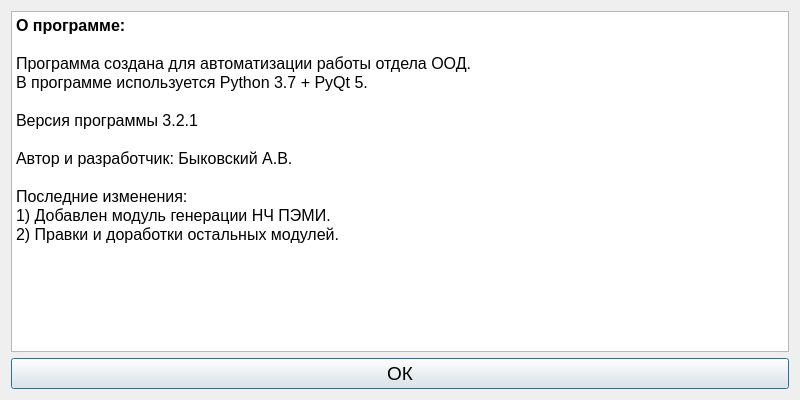
<?xml version="1.0" encoding="UTF-8"?>
<ui version="4.0">
 <class>Dialog</class>
 <widget class="QDialog" name="Dialog">
  <property name="geometry">
   <rect>
    <x>0</x>
    <y>0</y>
    <width>800</width>
    <height>400</height>
   </rect>
  </property>
  <property name="sizePolicy">
   <sizepolicy hsizetype="Fixed" vsizetype="Fixed">
    <horstretch>0</horstretch>
    <verstretch>0</verstretch>
   </sizepolicy>
  </property>
  <property name="minimumSize">
   <size>
    <width>800</width>
    <height>400</height>
   </size>
  </property>
  <property name="maximumSize">
   <size>
    <width>800</width>
    <height>400</height>
   </size>
  </property>
  <property name="windowTitle">
   <string>О программе</string>
  </property>
  <layout class="QGridLayout" name="gridLayout">
   <property name="sizeConstraint">
    <enum>QLayout::SetNoConstraint</enum>
   </property>
   <item row="1" column="0">
    <widget class="QTextBrowser" name="textBrowser">
     <property name="html">
      <string>&lt;!DOCTYPE HTML PUBLIC &quot;-//W3C//DTD HTML 4.0//EN&quot; &quot;http://www.w3.org/TR/REC-html40/strict.dtd&quot;&gt;
&lt;html&gt;&lt;head&gt;&lt;meta name=&quot;qrichtext&quot; content=&quot;1&quot; /&gt;&lt;style type=&quot;text/css&quot;&gt;
p, li { white-space: pre-wrap; }
&lt;/style&gt;&lt;/head&gt;&lt;body style=&quot; font-family:'MS Shell Dlg 2'; font-size:8.25pt; font-weight:400; font-style:normal;&quot;&gt;
&lt;p style=&quot; margin-top:0px; margin-bottom:0px; margin-left:0px; margin-right:0px; -qt-block-indent:0; text-indent:0px;&quot;&gt;&lt;span style=&quot; font-size:12pt; font-weight:600;&quot;&gt;О программе:&lt;/span&gt;&lt;/p&gt;
&lt;p style=&quot;-qt-paragraph-type:empty; margin-top:0px; margin-bottom:0px; margin-left:0px; margin-right:0px; -qt-block-indent:0; text-indent:0px; font-size:12pt; font-weight:600;&quot;&gt;&lt;br /&gt;&lt;/p&gt;
&lt;p style=&quot; margin-top:0px; margin-bottom:0px; margin-left:0px; margin-right:0px; -qt-block-indent:0; text-indent:0px;&quot;&gt;&lt;span style=&quot; font-size:12pt;&quot;&gt;Программа создана для автоматизации работы отдела ООД.&lt;/span&gt;&lt;/p&gt;
&lt;p style=&quot; margin-top:0px; margin-bottom:0px; margin-left:0px; margin-right:0px; -qt-block-indent:0; text-indent:0px;&quot;&gt;&lt;span style=&quot; font-size:12pt;&quot;&gt;В программе используется Python 3.7 + PyQt 5.&lt;/span&gt;&lt;/p&gt;
&lt;p style=&quot;-qt-paragraph-type:empty; margin-top:0px; margin-bottom:0px; margin-left:0px; margin-right:0px; -qt-block-indent:0; text-indent:0px; font-size:12pt;&quot;&gt;&lt;br /&gt;&lt;/p&gt;
&lt;p style=&quot; margin-top:0px; margin-bottom:0px; margin-left:0px; margin-right:0px; -qt-block-indent:0; text-indent:0px;&quot;&gt;&lt;span style=&quot; font-size:12pt;&quot;&gt;Версия программы 3.2.1&lt;/span&gt;&lt;/p&gt;
&lt;p style=&quot;-qt-paragraph-type:empty; margin-top:0px; margin-bottom:0px; margin-left:0px; margin-right:0px; -qt-block-indent:0; text-indent:0px; font-size:12pt;&quot;&gt;&lt;br /&gt;&lt;/p&gt;
&lt;p style=&quot; margin-top:0px; margin-bottom:0px; margin-left:0px; margin-right:0px; -qt-block-indent:0; text-indent:0px;&quot;&gt;&lt;span style=&quot; font-size:12pt;&quot;&gt;Автор и разработчик: Быковский А.В.&lt;/span&gt;&lt;/p&gt;
&lt;p style=&quot;-qt-paragraph-type:empty; margin-top:0px; margin-bottom:0px; margin-left:0px; margin-right:0px; -qt-block-indent:0; text-indent:0px; font-size:12pt;&quot;&gt;&lt;br /&gt;&lt;/p&gt;
&lt;p style=&quot; margin-top:0px; margin-bottom:0px; margin-left:0px; margin-right:0px; -qt-block-indent:0; text-indent:0px;&quot;&gt;&lt;span style=&quot; font-size:12pt;&quot;&gt;Последние изменения:&lt;/span&gt;&lt;/p&gt;
&lt;p style=&quot; margin-top:0px; margin-bottom:0px; margin-left:0px; margin-right:0px; -qt-block-indent:0; text-indent:0px;&quot;&gt;&lt;span style=&quot; font-size:12pt;&quot;&gt;1) Добавлен модуль генерации НЧ ПЭМИ.&lt;/span&gt;&lt;/p&gt;
&lt;p style=&quot; margin-top:0px; margin-bottom:0px; margin-left:0px; margin-right:0px; -qt-block-indent:0; text-indent:0px;&quot;&gt;&lt;span style=&quot; font-size:12pt;&quot;&gt;2) Правки и доработки остальных модулей.&lt;/span&gt;&lt;/p&gt;&lt;/body&gt;&lt;/html&gt;</string>
     </property>
    </widget>
   </item>
   <item row="2" column="0">
    <widget class="QPushButton" name="pushButton_ok">
     <property name="font">
      <font>
       <pointsize>14</pointsize>
      </font>
     </property>
     <property name="text">
      <string>ОК</string>
     </property>
    </widget>
   </item>
  </layout>
 </widget>
 <resources/>
 <connections>
  <connection>
   <sender>pushButton_ok</sender>
   <signal>clicked()</signal>
   <receiver>Dialog</receiver>
   <slot>close()</slot>
   <hints>
    <hint type="sourcelabel">
     <x>399</x>
     <y>370</y>
    </hint>
    <hint type="destinationlabel">
     <x>399</x>
     <y>199</y>
    </hint>
   </hints>
  </connection>
 </connections>
</ui>
